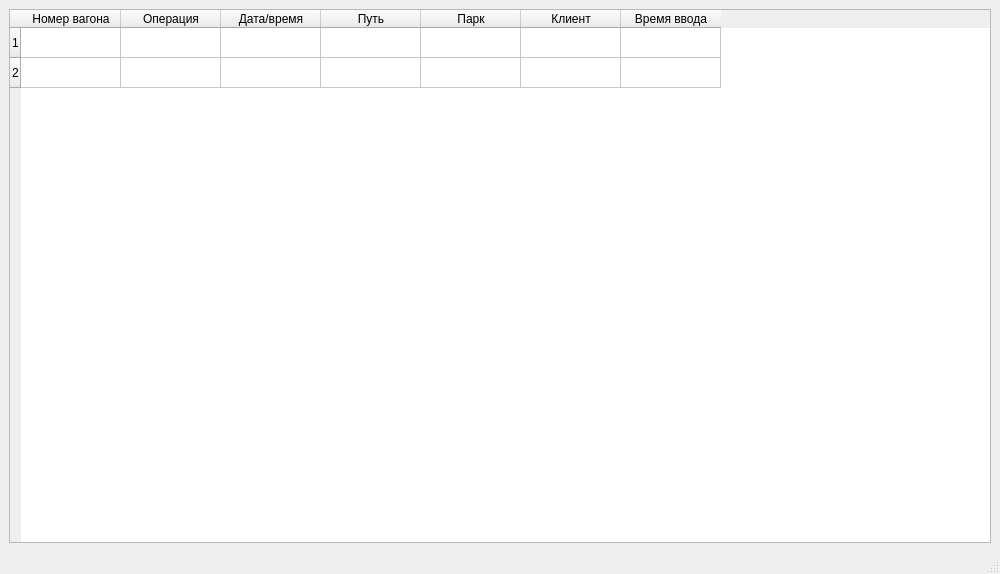
<?xml version="1.0" encoding="UTF-8"?>
<ui version="4.0">
 <class>MainWindow</class>
 <widget class="QMainWindow" name="MainWindow">
  <property name="geometry">
   <rect>
    <x>0</x>
    <y>0</y>
    <width>1000</width>
    <height>574</height>
   </rect>
  </property>
  <property name="minimumSize">
   <size>
    <width>1000</width>
    <height>0</height>
   </size>
  </property>
  <property name="windowTitle">
   <string>MainWindow</string>
  </property>
  <widget class="QWidget" name="centralwidget">
   <layout class="QHBoxLayout" name="horizontalLayout">
    <item>
     <layout class="QVBoxLayout" name="verticalLayout">
      <item>
       <widget class="QTableWidget" name="tableWidget">
        <property name="sortingEnabled">
         <bool>false</bool>
        </property>
        <attribute name="horizontalHeaderCascadingSectionResizes">
         <bool>false</bool>
        </attribute>
        <attribute name="horizontalHeaderMinimumSectionSize">
         <number>38</number>
        </attribute>
        <attribute name="horizontalHeaderDefaultSectionSize">
         <number>100</number>
        </attribute>
        <attribute name="horizontalHeaderShowSortIndicator" stdset="0">
         <bool>false</bool>
        </attribute>
        <attribute name="verticalHeaderMinimumSectionSize">
         <number>28</number>
        </attribute>
        <row>
         <property name="text">
          <string>1</string>
         </property>
        </row>
        <row>
         <property name="text">
          <string>2</string>
         </property>
        </row>
        <column>
         <property name="text">
          <string>Номер вагона</string>
         </property>
        </column>
        <column>
         <property name="text">
          <string>Операция</string>
         </property>
        </column>
        <column>
         <property name="text">
          <string>Дата/время</string>
         </property>
        </column>
        <column>
         <property name="text">
          <string>Путь</string>
         </property>
        </column>
        <column>
         <property name="text">
          <string>Парк</string>
         </property>
        </column>
        <column>
         <property name="text">
          <string>Клиент</string>
         </property>
        </column>
        <column>
         <property name="text">
          <string>Время ввода</string>
         </property>
        </column>
       </widget>
      </item>
     </layout>
    </item>
   </layout>
  </widget>
  <widget class="QMenuBar" name="menubar">
   <property name="geometry">
    <rect>
     <x>0</x>
     <y>0</y>
     <width>1000</width>
     <height>26</height>
    </rect>
   </property>
  </widget>
  <widget class="QStatusBar" name="statusbar"/>
 </widget>
 <resources/>
 <connections/>
</ui>
